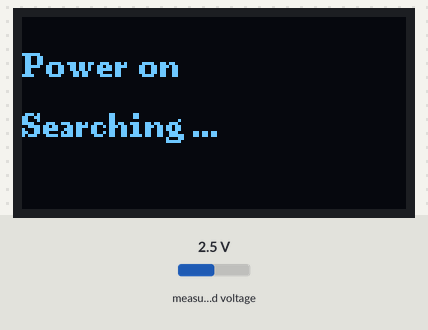
Bench run of a sketch on a simulated ESP8266 (NodeMCU). Shown: 128×64 one-colour display. The test bench sets the inputs (shaded band); at power-on: measured voltage 2.5 V. WiFi joins after 1.5 s; servers stay silent unless stated; what the sketch prints to the serial monitor is not drawn.

Above: at 0.1 s.
At 1.7 s:
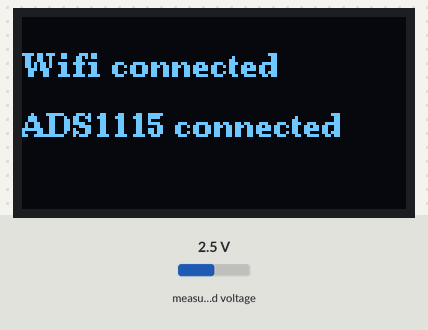

The sketch:

Fingerbeat_ESP8266_Display_Voltage.ino
```cpp
#include <Wire.h>
#include <U8g2lib.h>
#include <ADS1115_WE.h>

#include <ESP8266WiFi.h>
#include <WiFiUdp.h>
#include "ESP8266TimerInterrupt.h"

// I2C Connection
#define SDA_PIN D2
#define SCL_PIN D1
#define I2C_ADDRESS 0x48   // ADS1115

// Select a Timer Clock
#define USING_TIM_DIV1                true        // for shortest and most accurate timer
#define USING_TIM_DIV16               false       // for medium time and medium accurate timer
#define USING_TIM_DIV256              false        // for longest timer but least accurate. Default

// Wifi einrichten
const char* ssid = "Raspi-Wifi-2.4";               // Darf bis zu 32 Zeichen haben.
const char* password = "raspi01-wifi";             // Mindestens 8 Zeichen jedoch nicht länger als 64 Zeichen.
unsigned long previousMillis = 0;
WiFiUDP Udp;
IPAddress unicastIP(192, 168, 1, 2);               // Ziel-IP-Adresse eintragen
constexpr uint16_t PORT = 8266;

// Timer einrichten
ESP8266Timer ITimer;

// ADC einrichten
ADS1115_WE adc = ADS1115_WE(I2C_ADDRESS);

// Display einrichten
// U8G2_R2 = 180 degrees rotated
U8G2_SSD1306_128X64_NONAME_F_SW_I2C u8g2(U8G2_R2,SCL_PIN,SDA_PIN,U8X8_PIN_NONE);

#define faADC 200
#define packetSize 20

int packetCounter = 0;
char packetBuffer[25 * packetSize];

unsigned long lastBatteryCheck = 0;
const unsigned long batteryCheckInterval = 60000;

void setup() {
  Wire.begin();
  Serial.begin(115200);
  // Startbildschirm ausgeben
  u8g2.begin();
  u8g2.clearBuffer();
  u8g2.setFont(u8g2_font_ncenB08_tr);
  u8g2.drawStr(0,20,"Power on");
  u8g2.drawStr(0,40,"Searching ...");
  u8g2.sendBuffer();

  u8g2.clearBuffer();

  // Mit WLAN verbinden
  delay(100);
  WiFi.mode(WIFI_STA);
  WiFi.begin(ssid, password);
  while (WiFi.status() != WL_CONNECTED) {
    delay(500);
    Serial.print(".");
  }
  Serial.println("\nVerbunden mit: " + WiFi.SSID());
  u8g2.drawStr(0,20,"Wifi connected");

  // Mit ADS1115 verbinden
  if(!adc.init()){
    Serial.println("ADS1115 not connected!");
    u8g2.drawStr(0,40,"ADS1115 not connected");
  }
  else
  {
    Serial.println("ADS1115 found!");
    u8g2.drawStr(0,40,"ADS1115 connected");
  }
  // ADS1115 Parameter einstellen
  adc.setVoltageRange_mV(ADS1115_RANGE_0256);
  adc.setCompareChannels(ADS1115_COMP_0_1);
  adc.setConvRate(ADS1115_250_SPS);
  adc.setMeasureMode(ADS1115_CONTINUOUS);

  u8g2.sendBuffer();
  delay(1000);

  // Interrupt-Timer starten
  ITimer.attachInterruptInterval(1000000/faADC, readADC);

}

void loop() {
   unsigned long currentMillis = millis();

    // Überprüfe alle 60 Sekunden die Batteriespannung
    if (currentMillis - lastBatteryCheck >= batteryCheckInterval) {
        lastBatteryCheck = currentMillis;

        int adcValue = analogRead(A0);
        float voltage = (adcValue / 1023.0) * 3.3;
        u8g2.clearBuffer();

        u8g2.setFont(u8g2_font_ncenB08_tr);
        u8g2.drawStr(0, 20, "WiFi connected");
        u8g2.drawStr(0, 40, "ADS1115 found");

        // Batteriespannung formatieren
        char voltageStr[16];
        snprintf(voltageStr, sizeof(voltageStr), "%.2fV", voltage);

        u8g2.drawStr(0, 60, voltageStr);

        noInterrupts();  // Interrupts temporär ausschalten
        u8g2.sendBuffer();  // Gesamten Buffer ans Display senden
        interrupts();

    }
}

void readADC() {
  int adcValue = adc.getRawResult();
  char mString[25];
  sprintf(mString,"FBT:%i,t:%lu\r\n", adcValue,millis());
  strcat(packetBuffer,mString);
  packetCounter++;
  if (packetCounter > packetSize-1) {
     Udp.beginPacket(unicastIP, PORT);
     Udp.write(packetBuffer);
     Udp.endPacket();
     packetCounter = 0;
     packetBuffer[0] = '\0';
  }
}
```
